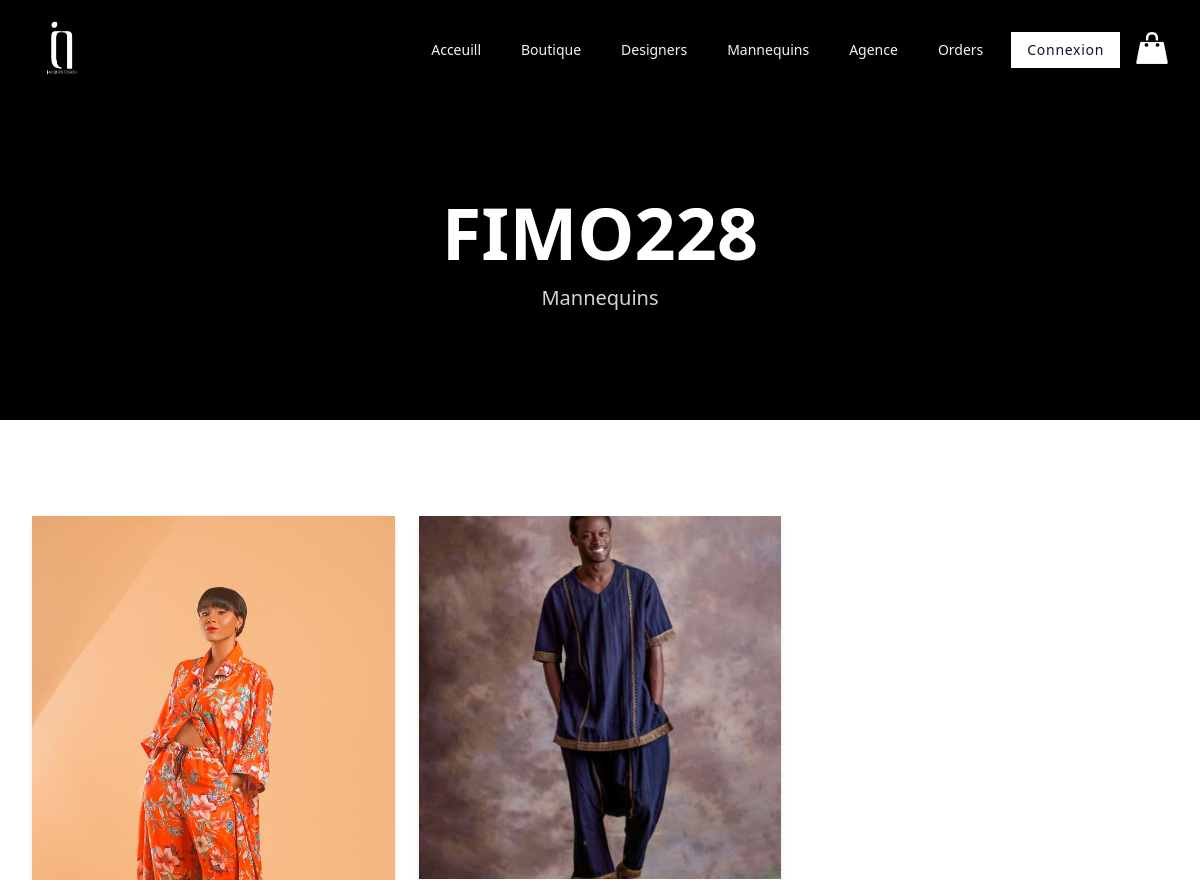
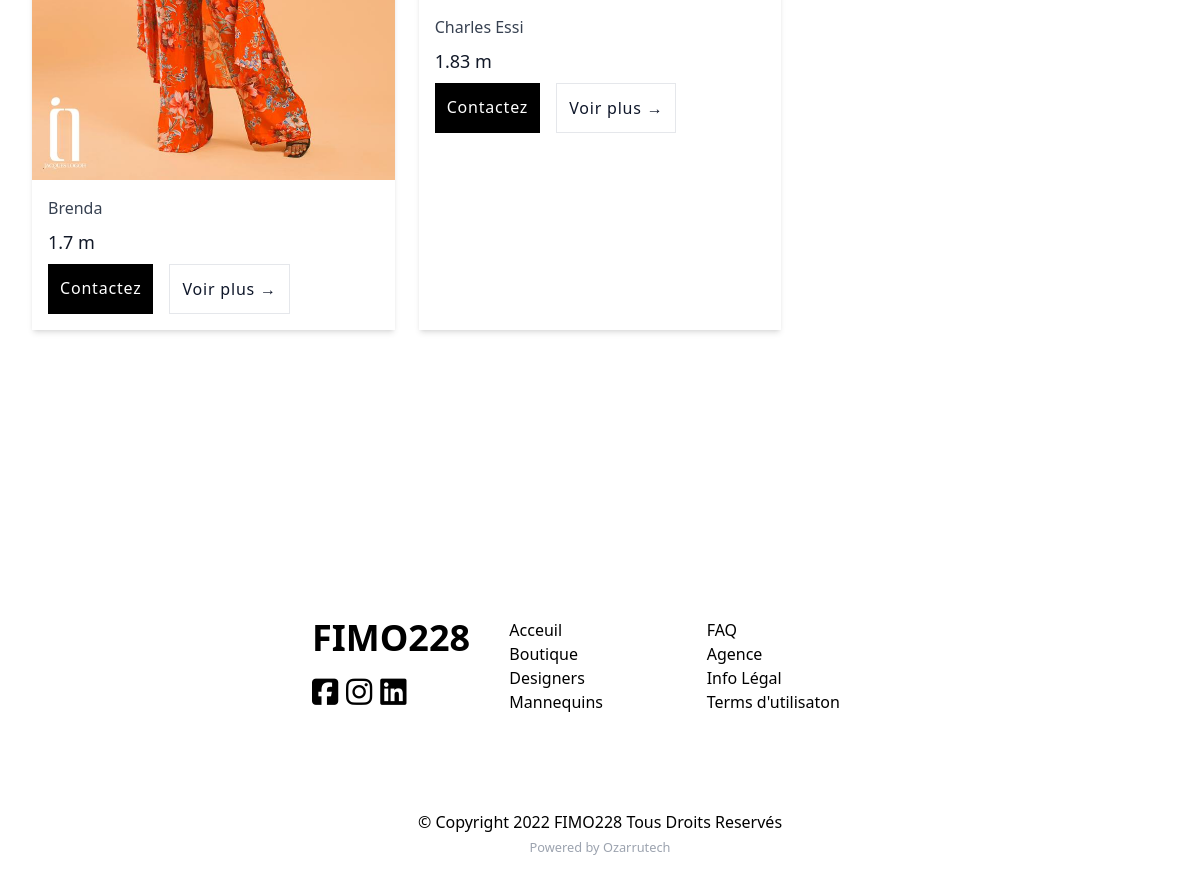
The app's page /mannequins/ with its own data (2 pictures, top to bottom).
### mannequins/models.py (models this page shows, shortened)
class Mannequin(models.Model):
    name = models.CharField(max_length=128)
    slug = models.SlugField(max_length=128)
    sex = models.CharField(max_length=1)
    height = models.FloatField(blank=True, null=True, default=0.0)
    neck = models.FloatField(blank=True, null=True, default=0.0)
    shoulders = models.FloatField(blank=True, null=True, default=0.0)
    bust = models.FloatField(blank=True, null=True, default=0.0)
    sleeves = models.FloatField(blank=True, null=True, default=0.0)
    waist = models.FloatField(blank=True, null=True, default=0.0)
    hips = models.FloatField(blank=True, null=True, default=0.0)
    thighs = models.FloatField(blank=True, null=True, default=0.0)
    legs = models.FloatField(blank=True, null=True, default=0.0)
    shoesize = models.FloatField(blank=True, null=True, default=0.0)
    weight = models.FloatField(blank=True, null=True, default=0.0)
    description = models.TextField(blank=True)
    thumbnail = models.ImageField(
        upload_to='mannequins', blank=True, null=True)

### mannequins/views.py (the view)
# urls.py: path('', MannequinListView.as_view(), name='mannequins'),
class MannequinListView(ListView):
    model = Mannequin
    template_name = 'mannequins/index.html'
    context_object_name = 'mannequins'

### mannequins/templates/mannequins/index.html (shortened to what this page needs)
{% extends 'main.html' %} {% load static %} {% block content %}
<div class="p-24 w-full bg-black h-80 text-center text-white ">
  <h1 class="text-5xl font-extrabold lg:font-black lg:text-7xl">FIMO228</h1>
  <p class="mt-4 text-xl text-gray-300">Mannequins</p>
</div>
<div class="max-w-7xl mx-auto py-16 px-8 sm:py-24 sm:px-6 lg:max-w-7xl lg:px-8">
  <div
    class="grid grid-cols-1 gap-4 sm:grid-cols-2 sm:gap-6 lg:grid-cols-3 xl:grid-cols-4 xl:gap-8"
  >
    {% for mannequin in mannequins %}
    <div class="shadow-md rounded-none overflow-hidden block">
      <div
        class="w-full aspect-w-1 aspect-h-1 overflow-hidden xl:aspect-w-7 xl:aspect-h-8"
      >
      <a href="{% url 'mannequin-detail' mannequin.slug %}">
          <img
            src="{{ mannequin.thumbnail.url }}"
            alt="{{ mannequin.name }}"
            class="w-300 h-300 object-center object-cover group-hover:opacity-75 m-0"
          />
        </a>
      </div>
      <div class="m-4">
        <h3 class="mt-2 text-md text-gray-700">{{mannequin.name}}</h3>
        <p class="my-2 text-lg font-medium text-gray-900">
          {{mannequin.height}} m
        </p>
        <div class="flex flex-auto space-x-4">
          <a
  class="inline-block p-3 title font-medium tracking-wider bg-black text-white rounded-none"
  href="#"
  >Contactez </a
>
          <a
  class="inline-block p-3 title font-medium tracking-wider border border-grey-200 text-slate-900 rounded-none"
  href="{% url 'mannequin-detail' mannequin.slug %}"
  >Voir plus &rarr; </a
>
        </div>
      </div>
    </div>
    {% endfor %}
  </div>
  </div>
  </div>
 {% endblock %}

### static/css/styles.css (style rules this page uses)
*, html { box-sizing: border-box; }

### records on screen
Mannequin: thumbnail (picture), name "Brenda", height "1.7"
Mannequin: thumbnail (picture), name "Charles Essi", height "1.83"
